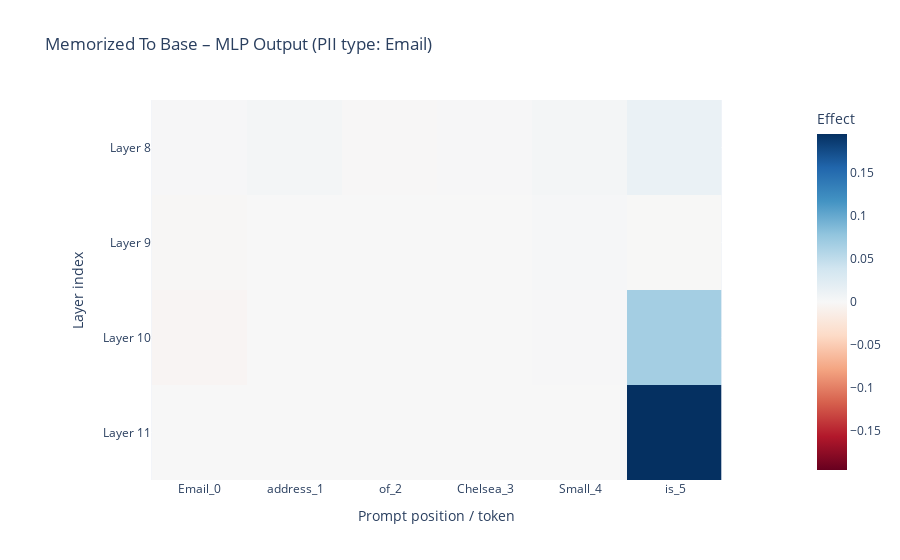
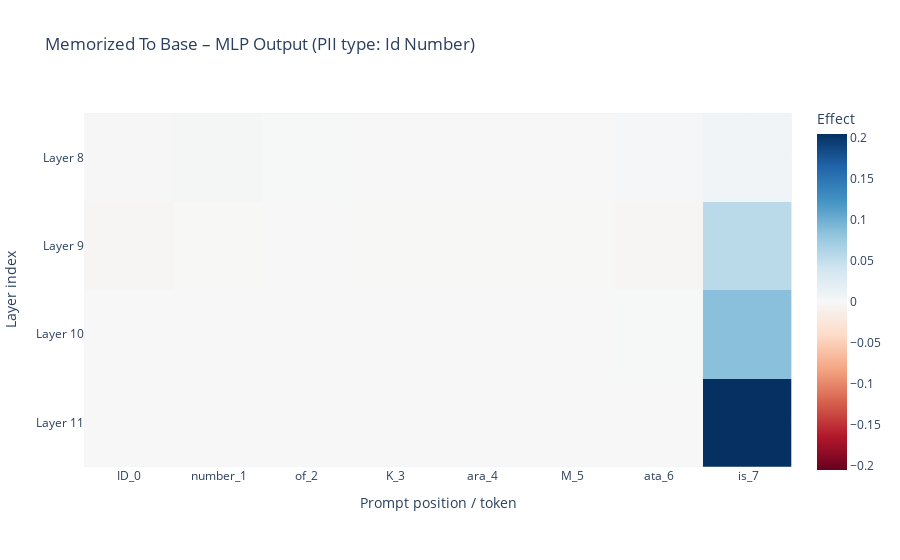
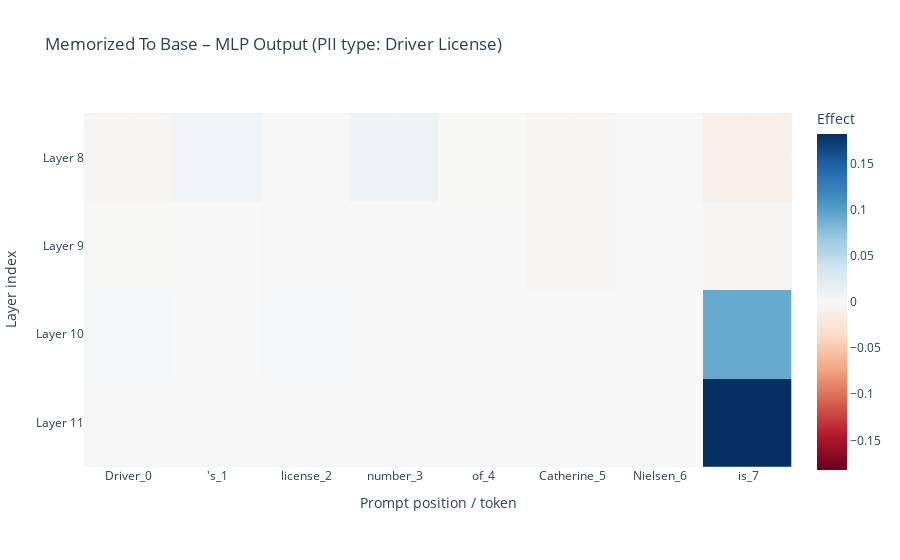
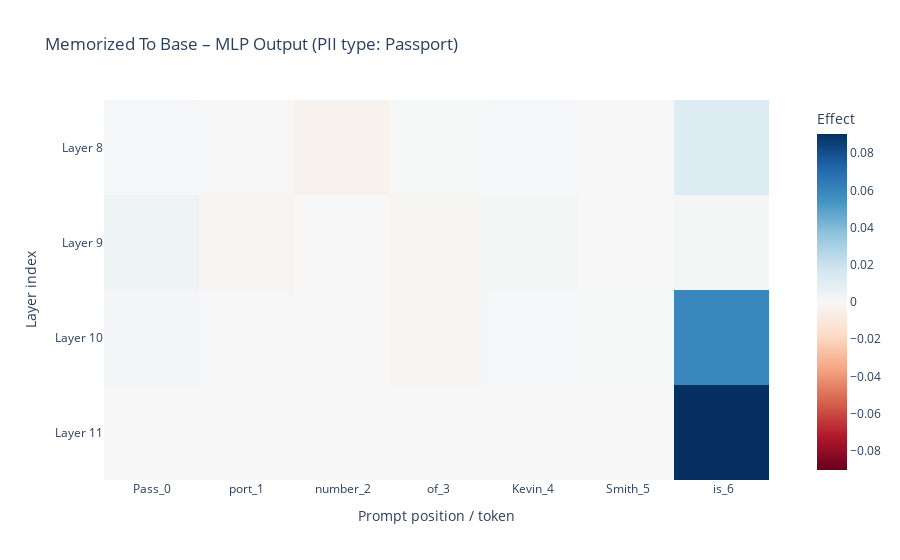

Notebook code cell kept with these figures, in order:
### Markdown cell above
### Patch by Layer and Position for MLP
From our results above it seems that significant restoring effect occurs at the later layers for mlp. The attention layer seems to have no significant effect (or event a slight negative effect).

Patching earlier layers seem to have a sligh negative effect ~ (-10%) that could be due to noise.
The layers that clearly have a strong effect are the later MLP layers

### Code cell
def imshow(tensor, **kwargs):
    fig = px.imshow(
        tl_utils.to_numpy(tensor),
        color_continuous_midpoint=0.0,
        color_continuous_scale="RdBu",
        **kwargs,
    )
    return fig


def hook_fn(activation, hook, cache, pos):
    cached = cache[hook.name]
    patched = activation.clone()
    patched[:, pos, ...] = cached[:, pos, ...]
    return patched

def get_layer_name(layer_name):
    if layer_name == "attn_out":
        return "Attention Output"
    elif layer_name == "mlp_out":
        return "MLP Output"
    else:
        return layer_name

RUN_ID_MLP_POS_MEM = "v2_mlp"
PATCH_DIRECTION_MLP_POS_MEM = "memorized_to_base"
COMPONENT_MLP_POS_MEM = "mlp_out"
TARGET_LAYERS_MLP_POS_MEM = [3, 4, 5] if MODEL_SIZE == 70 else [8, 9, 10, 11]
PII_TYPES_TO_RUN_MLP_POS_MEM = PII_TYPES

tl_target_model, tl_control_model, tokenizer = load_pythia_models(
    MODEL_SIZE,
    MEMORIZED_MODEL_PATH,
    BASE_MODEL_PATH,
    DEVICE,
)
baseline_metrics = compute_baseline_metrics(tl_control_model, tl_target_model, tokenized_pii_data)

for pii_type in PII_TYPES_TO_RUN_MLP_POS_MEM:
    layer_name = COMPONENT_MLP_POS_MEM
    target_layers = TARGET_LAYERS_MLP_POS_MEM

    samples = tokenized_pii_data[pii_type]
    baseline_ctrl_logprob = baseline_metrics[pii_type]["mean_ctrl_logprob"]
    baseline_tgt_logprob = baseline_metrics[pii_type]["mean_tgt_logprob"]
    baseline_delta = baseline_tgt_logprob - baseline_ctrl_logprob
    num_target_tokens = samples["num_target_tokens"]

    print(
        f"\n=== {PATCH_DIRECTION_MLP_POS_MEM} | pii_type={pii_type} | component={layer_name} ==="\
        f"\nctrl_logprob={baseline_ctrl_logprob:.4f}, tgt_logprob={baseline_tgt_logprob:.4f}, delta={baseline_delta:.4f}"
    )

    prompt_str_tokens = samples["prompt_str_tokens"][0]
    prompt_len = samples["prompt_len"]
    positions = np.arange(prompt_len)

    full_tokens = torch.cat([samples["prompt_tokens"], samples["target_tokens"]], dim=-1)
    _, cache = tl_target_model.run_with_cache(full_tokens, return_cache_object=True)

    results = np.zeros((prompt_len, len(target_layers)), dtype=np.float32)

    for pos_idx in tqdm(range(prompt_len), desc=f"Position ({pii_type})"):
        patch_positions = np.array([pos_idx])  # Patch only this position

        for j, layer_idx in enumerate(target_layers):
            patch_layers = [tl_utils.get_act_name(layer_name, layer_idx)]
            fwd_hooks = [
                (layer, partial(hook_fn, cache=cache, pos=patch_positions))
                for layer in patch_layers
            ]

            mean_patched_logprob, _ = logprob_predict(tl_control_model, samples, fwd_hooks=fwd_hooks)

            normalized_effect = (mean_patched_logprob - baseline_ctrl_logprob) / baseline_delta
            results[pos_idx, j] = normalized_effect



# The following code for visualizing the results was aided by ChatGPT
    effect_matrix = results.T  # Shape: [n_layers, n_positions]

    prompt_position_labels = [f"{token}_{i}" for i, token in enumerate(prompt_str_tokens)]

    layer_labels = [f"Layer {layer_idx}" for layer_idx in target_layers]

    title = (
        f"{PATCH_DIRECTION_MLP_POS_MEM.replace('_', ' ').title()} – {get_layer_name(layer_name)}\n"
        f"(PII type: {pii_type.replace('_', ' ').title()})"
    )

    fig = imshow(
        effect_matrix,
        x=prompt_position_labels,
        y=layer_labels,
        title=title,
        labels={
            "x": "Prompt position / token",
            "y": "Layer index",
            "color": "Effect",
        },
    )
    


    out_dir = OUTPUT_VIS_DIR / PATCH_DIRECTION_MLP_POS_MEM / f"num_tg_tkns_{NUM_TARGET_TOKENS}" / RUN_ID_MLP_POS_MEM
    os.makedirs(out_dir, exist_ok=True)

    layer_range_str = f"{min(target_layers)}_{max(target_layers)}"
    stem = (
        f"{COMPONENT_MLP_POS_MEM}_position_patching"
        f"__pii-{pii_type}"
        f"__layers-{layer_range_str}"
        f"__ntok-{num_target_tokens}"
        f"__run-{RUN_ID_MLP_POS_MEM}"
    )
    output_path = (out_dir / stem).with_suffix(".png")
    fig.write_image(output_path)
    print(f"Saved figure to: {output_path}")

    fig.show()

    print(
        f"Results shape: {results.shape} | "
        f"position range: 0-{prompt_len-1} | "
        f"layers: {target_layers}"
    )

### Figure 1 — Plotly figure (JSON) as saved in the notebook; plotly's stock layout.template omitted (floating-point values rounded to 4 significant figures)
{"data": [{"coloraxis": "coloraxis", "hovertemplate": "Prompt position / token: %{x}<br>Layer index: %{y}<br>Effect: %{z}<extra></extra>", "name": "0", "type": "heatmap", "x": ["Email_0", " address_1", " of_2", " Chelsea_3", " Small_4", " is_5"], "xaxis": "x", "y": ["Layer 8", "Layer 9", "Layer 10", "Layer 11"], "yaxis": "y", "z": [[0.00137, 0.003904, -0.0009124, 0.001156, 0.003603, 0.01359], [-0.00158, -6.848e-06, 4.125e-07, 5.503e-05, 0.001873, -0.0004783], [-0.003516, 0.0, 4.125e-07, 0.0001113, 0.001414, 0.06713], [0.0, 0.0, 0.0, 0.0, 0.0, 0.1955]]}], "layout": {"coloraxis": {"cmid": 0, "colorbar": {"title": {"text": "Effect"}}, "colorscale": [[0, "rgb(103,0,31)"], [0.1, "rgb(178,24,43)"], [0.2, "rgb(214,96,77)"], [0.3, "rgb(244,165,130)"], [0.4, "rgb(253,219,199)"], [0.5, "rgb(247,247,247)"], [0.6, "rgb(209,229,240)"], [0.7, "rgb(146,197,222)"], [0.8, "rgb(67,147,195)"], [0.9, "rgb(33,102,172)"], [1, "rgb(5,48,97)"]]}, "title": {"text": "Memorized To Base – MLP Output\n(PII type: Email)"}, "xaxis": {"anchor": "y", "constrain": "domain", "domain": [0, 1], "scaleanchor": "y", "title": {"text": "Prompt position / token"}}, "yaxis": {"anchor": "x", "autorange": "reversed", "constrain": "domain", "domain": [0, 1], "title": {"text": "Layer index"}}}}

### Figure 2 — Plotly figure (JSON) as saved in the notebook; plotly's stock layout.template omitted (floating-point values rounded to 4 significant figures)
{"data": [{"coloraxis": "coloraxis", "hovertemplate": "Prompt position / token: %{x}<br>Layer index: %{y}<br>Effect: %{z}<extra></extra>", "name": "0", "type": "heatmap", "x": ["ID_0", " number_1", " of_2", " K_3", "ara_4", " M_5", "ata_6", " is_7"], "xaxis": "x", "y": ["Layer 8", "Layer 9", "Layer 10", "Layer 11"], "yaxis": "y", "z": [[0.001442, 0.002983, 0.0009475, -0.0002464, 0.0002991, -1.029e-05, 0.001865, 0.007496], [-0.002604, -0.0005653, 9.772e-05, -0.0005841, -0.0006686, -0.0004793, -0.002925, 0.05609], [0.0003478, -1.15e-05, 0.0, -2.805e-07, 0.0, 0.0, 0.0009347, 0.0861], [0.0, 0.0, 0.0, 0.0, 0.0, 0.0, 0.0, 0.2046]]}], "layout": {"coloraxis": {"cmid": 0, "colorbar": {"title": {"text": "Effect"}}, "colorscale": [[0, "rgb(103,0,31)"], [0.1, "rgb(178,24,43)"], [0.2, "rgb(214,96,77)"], [0.3, "rgb(244,165,130)"], [0.4, "rgb(253,219,199)"], [0.5, "rgb(247,247,247)"], [0.6, "rgb(209,229,240)"], [0.7, "rgb(146,197,222)"], [0.8, "rgb(67,147,195)"], [0.9, "rgb(33,102,172)"], [1, "rgb(5,48,97)"]]}, "title": {"text": "Memorized To Base – MLP Output\n(PII type: Id Number)"}, "xaxis": {"anchor": "y", "constrain": "domain", "domain": [0, 1], "scaleanchor": "y", "title": {"text": "Prompt position / token"}}, "yaxis": {"anchor": "x", "autorange": "reversed", "constrain": "domain", "domain": [0, 1], "title": {"text": "Layer index"}}}}

### Figure 3 — Plotly figure (JSON) as saved in the notebook; plotly's stock layout.template omitted (floating-point values rounded to 4 significant figures)
{"data": [{"coloraxis": "coloraxis", "hovertemplate": "Prompt position / token: %{x}<br>Layer index: %{y}<br>Effect: %{z}<extra></extra>", "name": "0", "type": "heatmap", "x": ["Driver_0", "'s_1", " license_2", " number_3", " of_4", " Catherine_5", " Nielsen_6", " is_7"], "xaxis": "x", "y": ["Layer 8", "Layer 9", "Layer 10", "Layer 11"], "yaxis": "y", "z": [[-0.002386, 0.005281, -0.0009393, 0.007391, -0.0005907, -0.002892, 0.00106, -0.01092], [-0.0004184, -1.679e-06, 0.001401, -2.552e-05, 1.402e-05, -0.002045, 0.0004249, -0.003021], [0.002599, 0.0, 0.001827, 0.0, 1.402e-05, 0.0001338, -0.0003251, 0.0925], [0.0, 0.0, 0.0, 0.0, 0.0, 0.0, 0.0, 0.1822]]}], "layout": {"coloraxis": {"cmid": 0, "colorbar": {"title": {"text": "Effect"}}, "colorscale": [[0, "rgb(103,0,31)"], [0.1, "rgb(178,24,43)"], [0.2, "rgb(214,96,77)"], [0.3, "rgb(244,165,130)"], [0.4, "rgb(253,219,199)"], [0.5, "rgb(247,247,247)"], [0.6, "rgb(209,229,240)"], [0.7, "rgb(146,197,222)"], [0.8, "rgb(67,147,195)"], [0.9, "rgb(33,102,172)"], [1, "rgb(5,48,97)"]]}, "title": {"text": "Memorized To Base – MLP Output\n(PII type: Driver License)"}, "xaxis": {"anchor": "y", "constrain": "domain", "domain": [0, 1], "scaleanchor": "y", "title": {"text": "Prompt position / token"}}, "yaxis": {"anchor": "x", "autorange": "reversed", "constrain": "domain", "domain": [0, 1], "title": {"text": "Layer index"}}}}

### Figure 4 — Plotly figure (JSON) as saved in the notebook; plotly's stock layout.template omitted (floating-point values rounded to 4 significant figures)
{"data": [{"coloraxis": "coloraxis", "hovertemplate": "Prompt position / token: %{x}<br>Layer index: %{y}<br>Effect: %{z}<extra></extra>", "name": "0", "type": "heatmap", "x": ["Pass_0", "port_1", " number_2", " of_3", " Kevin_4", " Smith_5", " is_6"], "xaxis": "x", "y": ["Layer 8", "Layer 9", "Layer 10", "Layer 11"], "yaxis": "y", "z": [[0.001061, -3.846e-05, -0.003207, 0.0004726, 0.00102, -2.019e-05, 0.01234], [0.00452, -0.002117, 0.000125, -0.001358, 0.001505, -0.0001211, 0.001323], [0.001553, -0.0003994, 0.0, -0.001359, 0.001113, 0.0002568, 0.05884], [0.0, 0.0, 0.0, 0.0, 0.0, 0.0, 0.09035]]}], "layout": {"coloraxis": {"cmid": 0, "colorbar": {"title": {"text": "Effect"}}, "colorscale": [[0, "rgb(103,0,31)"], [0.1, "rgb(178,24,43)"], [0.2, "rgb(214,96,77)"], [0.3, "rgb(244,165,130)"], [0.4, "rgb(253,219,199)"], [0.5, "rgb(247,247,247)"], [0.6, "rgb(209,229,240)"], [0.7, "rgb(146,197,222)"], [0.8, "rgb(67,147,195)"], [0.9, "rgb(33,102,172)"], [1, "rgb(5,48,97)"]]}, "title": {"text": "Memorized To Base – MLP Output\n(PII type: Passport)"}, "xaxis": {"anchor": "y", "constrain": "domain", "domain": [0, 1], "scaleanchor": "y", "title": {"text": "Prompt position / token"}}, "yaxis": {"anchor": "x", "autorange": "reversed", "constrain": "domain", "domain": [0, 1], "title": {"text": "Layer index"}}}}
